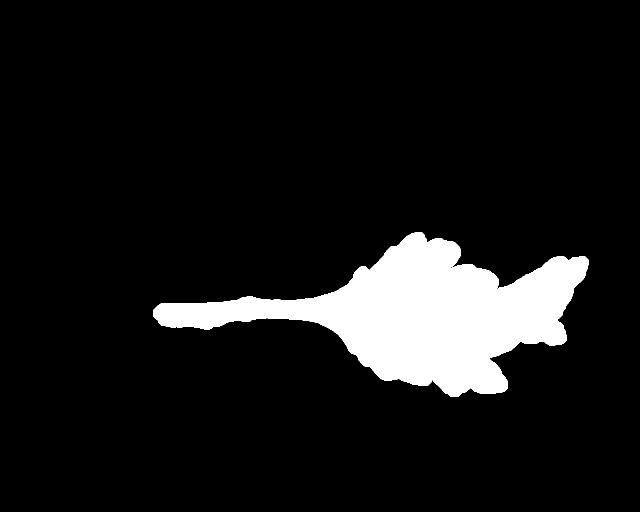
%> input picture ima1.bmp, 1280 x 1024 px (shown at 1/2 size)
$ octave distancia_HojaEnBase.m   (GNU Octave 9; MATLAB toolbox functions it lacks are replaced by stand-ins)
%> lines starting %> are read from the running program, lines starting %| are printed output that depends on the picture; in (x1, y1, x2, y2) boxes, pixels count from 0 and x2, y2 are one past the last pixel; in counts of white or black regions, pixels touching at a corner belong together; the program's own positions count from 1
bw = imread('ima1.bmp');
%> bw: size 1024x1280 logical; 9.1% white; 1 white region, box (x1, y1, x2, y2) and area: (306, 464, 1177, 794) 119791
%bw= imrotate(bw,180);

%Hallamos el n鷐ero de filas y col鷐nas de la imagen
[fil,col] = size(bw);
%> fil = 1024; col = 1280

%Creamos un vector cuyo tama駉 es el n鷐ero de col鷐nas de la imagen
vec = zeros(1,col);

%Creamos el histograma para la im醙en
for i=1: col
    for j =1: fil
        if (bw(j,i) == 1)
            vec(i) = vec(i)+1;
        end
    end
end
%> after the loop, vec = 1280 values, max 311 at index 901, min 0 at index 1, mean 93.59
figure(1);
subplot 122; plot(vec);
%> after `plot(vec)`:
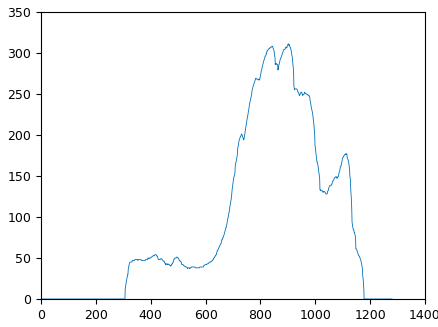
%> figure redrawn from the program's plot data; curve peaks at x = 901, y = 311

%Guardamos en sv el tama駉 del vector
sv = size(vec)
%> sv = [1 1280]

%%%%%%%%%%%%%%%%%% HALLAMOS LOS PUNTOS INICIALES DEL TALLO %%%%%%%%%%%%%%%%
%Guardamos en x la columna donde inicia el esqueje (inicio del tallo)
x=1;
for i=1:sv(2)
    if(vec(i) == 0)
        x=x+1;
    else
        break;
    end
end
%> after the loop, x = 307

%Guardamos en y1 la fila donde inicia el esqueje (inicio del tallo)
y1 = 0;
for i=1: fil
    if (bw(i,x) == 1)
        y1 = i;
        break;
    end
end
%> after the loop, y1 = 622
%> (the run ends here)

$ run again, with ima2.bmp copied over ima1.bmp
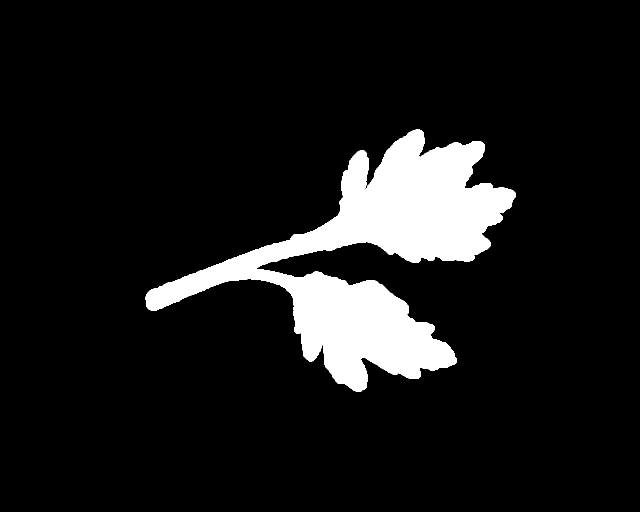
%> input picture ima2.bmp, 1280 x 1024 px (shown at 1/2 size)
%> bw: size 1024x1280 logical; 9.9% white; 1 white region, box (x1, y1, x2, y2) and area: (291, 258, 1031, 784) 129334
%> after the loop `for i=1: col`: vec = 1280 values, max 403 at index 721, min 0 at index 1, mean 101
%> `plot(vec)`:
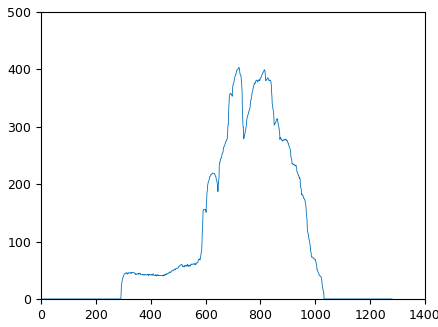
%> figure redrawn from the program's plot data; curve peaks at x = 721, y = 403
%> sv = [1 1280]
%> after the loop `for i=1:sv(2)`: x = 292
%> after the loop `for i=1: fil`: y1 = 594

$ run again, with ima3.bmp copied over ima1.bmp
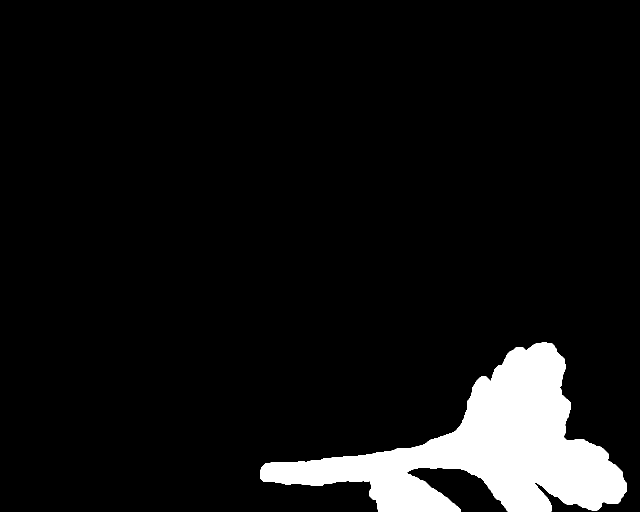
%> input picture ima3.bmp, 1280 x 1024 px (shown at 1/2 size)
%> bw: size 1024x1280 logical; 7.6% white; 1 white region, box (x1, y1, x2, y2) and area: (520, 685, 1253, 1024) 99758
%> after the loop `for i=1: col`: vec = 1280 values, max 336 at index 1069, min 0 at index 1, mean 77.94
%> `plot(vec)`:
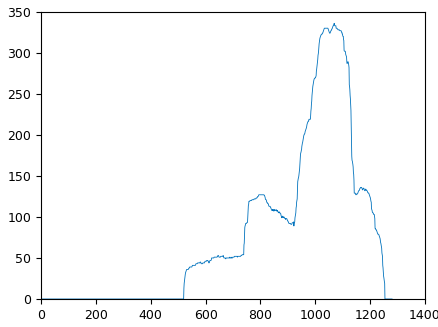
%> figure redrawn from the program's plot data; curve peaks at x = 1069, y = 336
%> sv = [1 1280]
%> after the loop `for i=1:sv(2)`: x = 521
%> after the loop `for i=1: fil`: y1 = 945

$ run again, with ima4.bmp copied over ima1.bmp
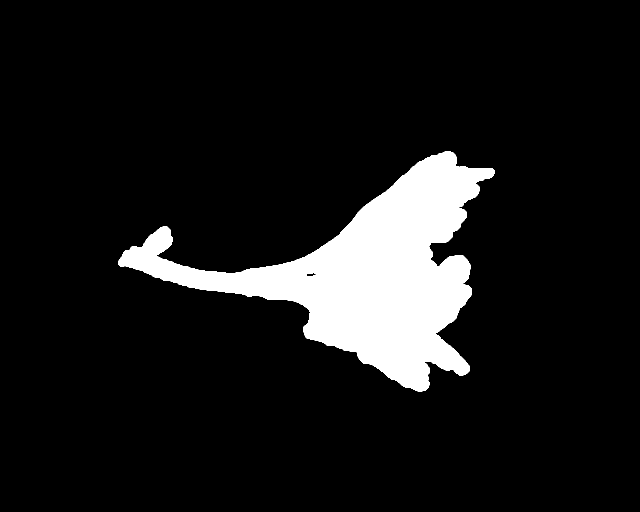
%> input picture ima4.bmp, 1280 x 1024 px (shown at 1/2 size)
%> bw: size 1024x1280 logical; 9.6% white; 1 white region, box (x1, y1, x2, y2) and area: (236, 303, 989, 783) 126343
%> after the loop `for i=1: col`: vec = 1280 values, max 463 at index 849, min 0 at index 1, mean 98.71
%> `plot(vec)`:
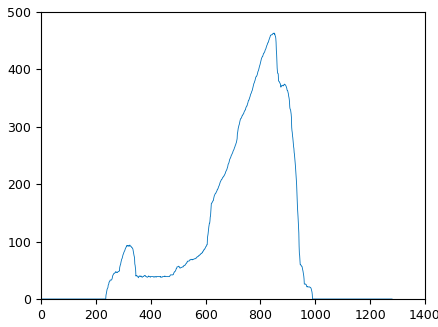
%> figure redrawn from the program's plot data; curve peaks at x = 849, y = 463
%> sv = [1 1280]
%> after the loop `for i=1:sv(2)`: x = 237
%> after the loop `for i=1: fil`: y1 = 523
